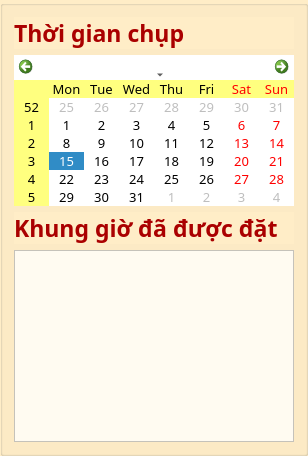
                     <widget class="QGroupBox" name="groupBoxInformation_2">
                      <property name="maximumSize">
                       <size>
                        <width>400</width>
                        <height>16777215</height>
                       </size>
                      </property>
                      <property name="styleSheet">
                       <string notr="true">background-color: rgb(255, 237, 199);</string>
                      </property>
                      <property name="title">
                       <string/>
                      </property>
                      <layout class="QVBoxLayout" name="verticalLayout_5">
                       <item>
                        <layout class="QVBoxLayout" name="verticalLayout_8">
                         <property name="sizeConstraint">
                          <enum>QLayout::SetDefaultConstraint</enum>
                         </property>
                         <item>
                          <widget class="QLabel" name="labelCalendar">
                           <property name="font">
                            <font>
                             <family>Corbel</family>
                             <pointsize>17</pointsize>
                             <weight>75</weight>
                             <bold>true</bold>
                            </font>
                           </property>
                           <property name="styleSheet">
                            <string notr="true">color: rgb(170, 0, 0);</string>
                           </property>
                           <property name="text">
                            <string>Thời gian chụp</string>
                           </property>
                          </widget>
                         </item>
                         <item>
                          <widget class="QCalendarWidget" name="calendarWidget">
                           <property name="sizePolicy">
                            <sizepolicy hsizetype="Expanding" vsizetype="Expanding">
                             <horstretch>0</horstretch>
                             <verstretch>0</verstretch>
                            </sizepolicy>
                           </property>
                           <property name="font">
                            <font>
                             <family>Book Antiqua</family>
                             <pointsize>10</pointsize>
                             <weight>50</weight>
                             <bold>false</bold>
                             <strikeout>false</strikeout>
                             <kerning>false</kerning>
                            </font>
                           </property>
                           <property name="styleSheet">
                            <string notr="true">alternate-background-color:rgb(255, 255, 127);
background-color: rgb(255, 255, 255);
</string>
                           </property>
                           <property name="minimumDate">
                            <date>
                             <year>2000</year>
                             <month>9</month>
                             <day>1</day>
                            </date>
                           </property>
                           <property name="firstDayOfWeek">
                            <enum>Qt::Monday</enum>
                           </property>
                           <property name="gridVisible">
                            <bool>false</bool>
                           </property>
                           <property name="horizontalHeaderFormat">
                            <enum>QCalendarWidget::ShortDayNames</enum>
                           </property>
                           <property name="navigationBarVisible">
                            <bool>true</bool>
                           </property>
                           <property name="dateEditEnabled">
                            <bool>true</bool>
                           </property>
                          </widget>
                         </item>
                         <item>
                          <widget class="QLabel" name="labelTimeline">
                           <property name="font">
                            <font>
                             <family>Corbel</family>
                             <pointsize>17</pointsize>
                             <weight>75</weight>
                             <bold>true</bold>
                            </font>
                           </property>
                           <property name="styleSheet">
                            <string notr="true">color: rgb(170, 0, 0);</string>
                           </property>
                           <property name="text">
                            <string>Khung giờ đã được đặt</string>
                           </property>
                          </widget>
                         </item>
                         <item>
                          <widget class="QListWidget" name="listWidgetTimeline">
                           <property name="maximumSize">
                            <size>
                             <width>1000</width>
                             <height>16777215</height>
                            </size>
                           </property>
                           <property name="font">
                            <font>
                             <family>Courier</family>
                             <pointsize>11</pointsize>
                            </font>
                           </property>
                           <property name="styleSheet">
                            <string notr="true">background-color: rgb(255, 251, 241);</string>
                           </property>
                          </widget>
                         </item>
                        </layout>
                       </item>
                      </layout>
                     </widget>
